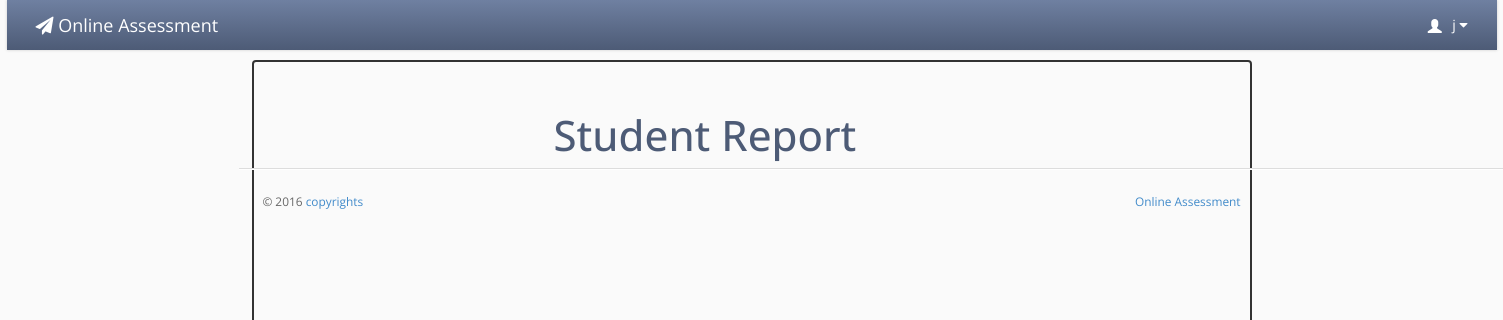
The page /oast/student_report1.php?id=2&s_id=8 (signed in) on the database as committed earlier.
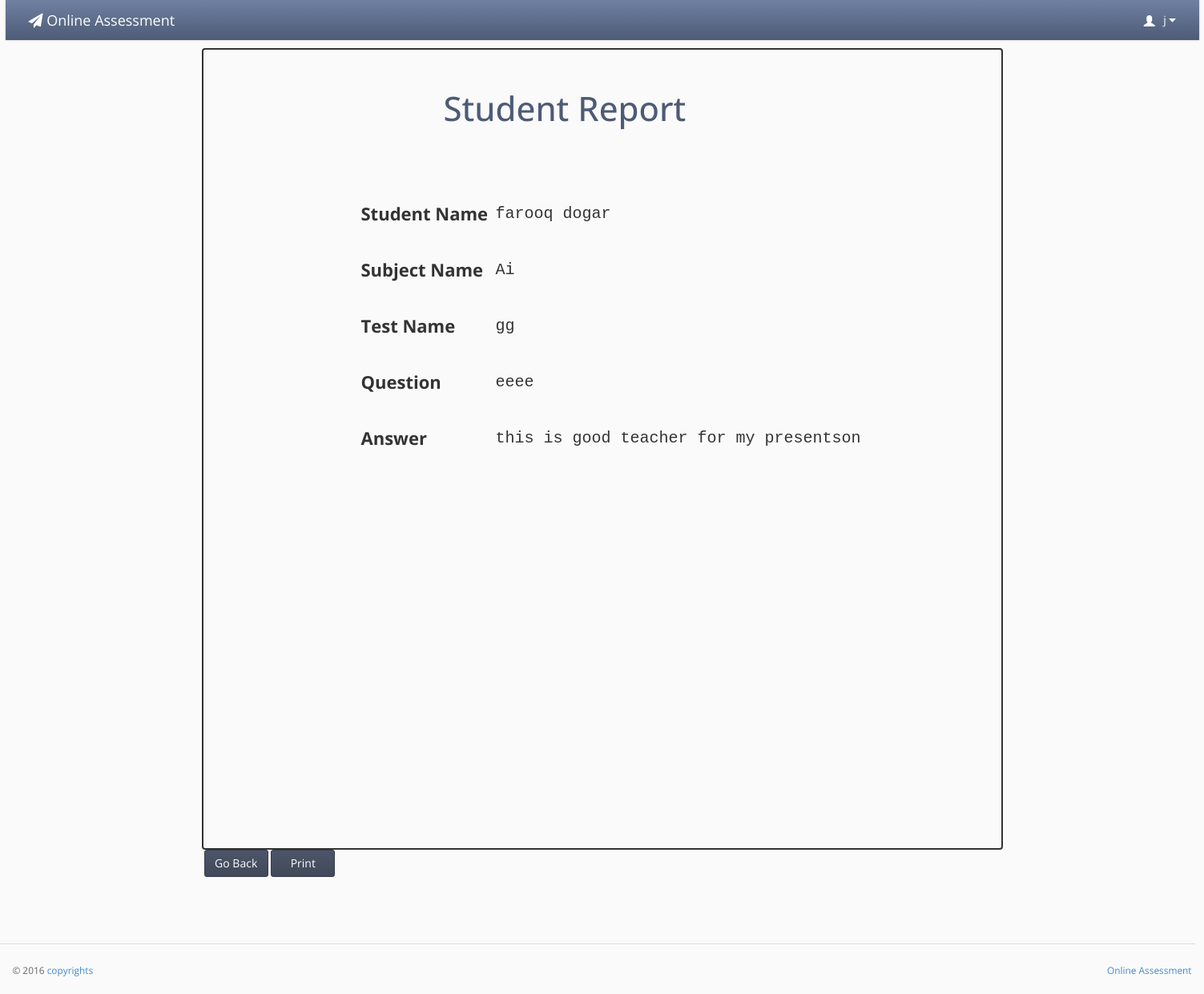
The same page on the database as committed later.
### tables this page shows
CREATE TABLE IF NOT EXISTS `teacher_conductor` (
`teacher_id` int(20) NOT NULL,
  `user` varchar(20) NOT NULL,
  `f_name` varchar(20) NOT NULL,
  `l_name` varchar(30) NOT NULL,
  `password` varchar(20) NOT NULL,
  `email` varchar(40) NOT NULL,
  `contact` int(17) NOT NULL,
  `address` varchar(40) NOT NULL,
  `city` varchar(20) NOT NULL,
  `code` int(10) NOT NULL,
  `account` enum('Admin','teacher') NOT NULL DEFAULT 'teacher'
);

CREATE TABLE IF NOT EXISTS `student_question` (
`id` int(10) NOT NULL,
  `student_id` int(10) NOT NULL,
  `question_id` int(10) NOT NULL,
  `t_code` int(10) NOT NULL,
  `s_answer` varchar(5000) NOT NULL,
  `answer` enum('answered','unanswered','review') NOT NULL DEFAULT 'answered'
);

CREATE TABLE IF NOT EXISTS `student` (
`student_id` int(20) NOT NULL,
  `user` varchar(20) NOT NULL,
  `f_name` varchar(20) NOT NULL,
  `l_name` varchar(20) NOT NULL,
  `password` varchar(20) NOT NULL,
  `email` varchar(30) NOT NULL,
  `contact` int(20) NOT NULL,
  `address` varchar(50) NOT NULL,
  `city` varchar(20) NOT NULL,
  `code` int(20) NOT NULL,
  `image` varchar(1000) DEFAULT NULL
);

CREATE TABLE IF NOT EXISTS `subject` (
`subject_id` int(10) unsigned NOT NULL,
  `name` varchar(100) NOT NULL,
  `description` varchar(100) NOT NULL
);

CREATE TABLE IF NOT EXISTS `test` (
`test_id` int(10) NOT NULL,
  `t_name` varchar(20) NOT NULL,
  `t_description` varchar(50) NOT NULL,
  `total_question` int(10) NOT NULL,
  `t_date` date NOT NULL,
  `t_time` time NOT NULL,
  `t_from` timestamp NULL DEFAULT CURRENT_TIMESTAMP,
  `t_to` timestamp NULL DEFAULT '0000-00-00 00:00:00',
  `duration` int(10) NOT NULL,
  `t_code` int(10) NOT NULL,
  `subject_id` int(10) unsigned DEFAULT NULL
);

CREATE TABLE IF NOT EXISTS `question` (
`question_id` int(10) NOT NULL,
  `question` varchar(1000) NOT NULL,
  `answer` varchar(500) NOT NULL,
  `marks` int(10) NOT NULL,
  `t_code` int(10) unsigned NOT NULL
);

### oast/student_report1.php (the view, shortened to what this page needs)
<?php
if(!isset($_SESSION['username']))
{
header('location:../main_user.php');
}
else {
?>
<!doctype html>
<html lang="en"><head>
    <link rel="stylesheet" type="text/css" href="lib/bootstrap/css/bootstrap.css">
    <link rel="stylesheet" href="lib/font-awesome/css/font-awesome.css">
    <link rel="stylesheet" type="text/css" href="stylesheets/theme.css">
    <link rel="stylesheet" type="text/css" href="stylesheets/premium.css">
</head>
<body class=" theme-blue">
<div style="width:100%; height:auto;">
<div style="width:1490px; margin-left:auto; margin-right:auto; ">
    <div class="navbar navbar-default" role="navigation">
        <div class="navbar-header">
        <a class="" href="index.html"><span class="navbar-brand"><span class="fa fa-paper-plane"></span> Online Assessment</span></a></div>
           <?php
  if(isset($_SESSION['username']))
  {
  $id =$_SESSION['username'];
 $result = mysql_query("select * from teacher_conductor
WHERE teacher_conductor.user = '$id'");
while($row = mysql_fetch_array($result))
{
?>
        <div class="navbar-collapse collapse" style="height: 1px;">
          <ul id="main-menu" class="nav navbar-nav navbar-right">
            <li class="dropdown hidden-xs">
                <a href="#" class="dropdown-toggle" data-toggle="dropdown">
                    <span class="glyphicon glyphicon-user padding-right-small" style="position:relative;top: 3px;"></span>
                     <?php echo $row['f_name'];?>
                    <i class="fa fa-caret-down"></i>
                </a>
            </li>
          </ul>
      </div>
    </div>
<?php }}?>
    <div style="width:1000px; height:1000px; margin-left:auto; margin-right:auto; border:solid 2px; margin-top:10px; border-radius:4px;">
     <h1 style="margin-left:300px; float:left; margin-top:50px;">Student Report</h1><br>
      <?php
if(isset($_GET['id']) || ($_GET['s_id'])){
$s_id = $_GET['s_id'];
$id = $_GET['id'];
$result = mysql_query("SELECT student_question.*,student.*,test.*,subject.*,question.* FROM  student_question
INNER JOIN student ON student_question.student_id=student.student_id
INNER JOIN test ON test.t_code = student_question.t_code
INNER JOIN subject ON test.subject_id = subject.subject_id
INNER JOIN Question ON question.question_id = student_question.question_id
  where  student.student_id='$s_id' ANd test.t_code='$id'  ");
while($row = mysql_fetch_array($result))
{
?>
     <table  style="width:700px; margin-left:auto; margin-right:auto; margin-top:150px; ">
  <thead>
    <tr>
    <td>
    <th style="height:70px; font-size:22px;">Student Name </th>
    </td>
    <td style="font-size:20px; font-family:'Courier New', Courier, monospace;"><?php echo $row['f_name'];?>&nbsp;<?php echo $row['l_name']; ?></td>
    </tr>
   <tr>
    <td>
    <th style="height:70px; font-size:22px;">Subject Name  </th>
    </td>
    <td style="font-size:20px; font-family:'Courier New', Courier, monospace;"><?php echo $row['name'];?></td>
    </tr>
         <tr>
    <td>
    <th style="height:70px; font-size:22px;">Test Name </th>
    </td>
    <td style="font-size:20px; font-family:'Courier New', Courier, monospace;"><?php echo $row['t_name'];?></td>
    </tr>
     <tr>
     <?php
if(isset($_GET['id']) || ($_GET['s_id'])){
$s_id = $_GET['s_id'];
$id = $_GET['id'];
$result = mysql_query("SELECT student_question.*,student.*,test.*,subject.*,question.* FROM  student_question
INNER JOIN student ON student_question.student_id=student.student_id
INNER JOIN test ON test.t_code = student_question.t_code
INNER JOIN subject ON test.subject_id = subject.subject_id
INNER JOIN Question ON question.question_id = student_question.question_id
  where  student.student_id='$s_id' ANd test.t_code='$id'  ");
while($row = mysql_fetch_array($result))
{
?>
     <tr>
    <td>
    <th style="height:70px; font-size:22px;">Question</th>
    </td>
    <td style="font-size:20px; font-family:'Courier New', Courier, monospace;"><?php echo $row['question'];?></td>
    </tr>
     <tr>
    <td>
    <th style="height:70px; font-size:22px;">Answer</th>
    </td>
    <td style="font-size:20px; font-family:'Courier New', Courier, monospace;"><?php echo $row['s_answer'];?></td>
    </tr>
      <?php }}?>
    </tr>
  </thead>
</table>
    </div>
         <div id="no_print">
                       <center>
                            <button type="submit"  class="btn btn-primary btn_submit" onClick="window.history.back(-1) " style="width:80px; margin-left:-830px;">Go Back</button>
                      		<button type="submit" class="btn btn-primary btn_submit hidden-xs" onClick="window.print() " style="width:80px;
                            ">Print</button>
                       </center>
                      </div>
   <?php }} ?>
            <footer>
                <hr style="width:1500px">
                <p class="pull-right"><a href="" target=""> Online Assessment</a></p>
                <p>© 2016 <a href="" target="">copyrights</a></p>
            </footer>
     </div></div>
</body></html><?php } ?>

Rows that differ between the two databases and show on the page:
added student_question: student.f_name "farooq", student.l_name "dogar", subject.name "Ai", test.t_name "gg", question.question "eeee", s_answer "this is good teacher for my presentson"
